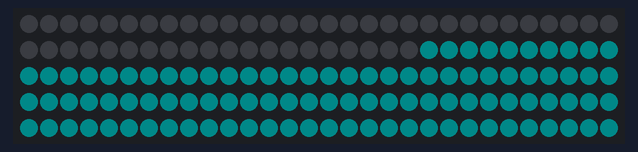
Simulated run of this sketch. Board: Arduino Uno, built with avr-gcc and run on an emulated ATmega328P. Parts: 150 RGB LEDs in strip order, left to right, continuing on the next row. Dim RGB values are drawn brighter than linear; random numbers use the default seed unless the sketch sets one.

Above: at 0.47 s.
At 1.4 s:
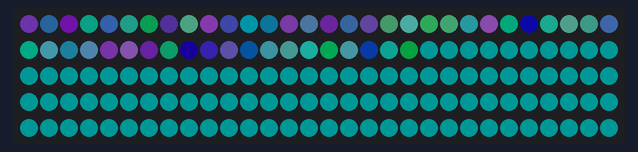
At 5.81 s:
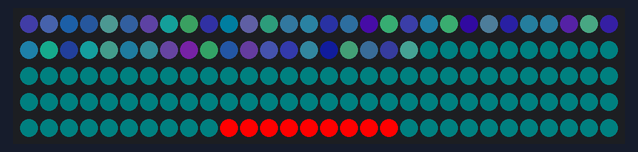
At 8.53 s:
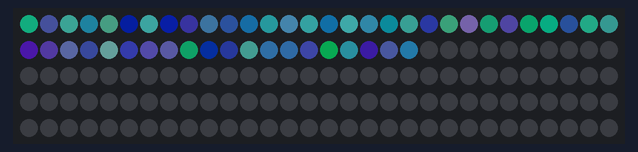
At 20.5 s:
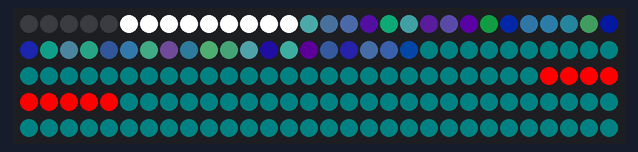
At 39.74 s:
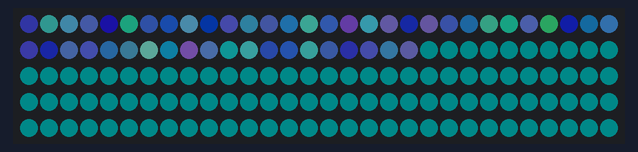

The sketch:

test_sectionControl.ino
```cpp
#include "control.h"
#include "RGBConverter.h"
#include <Adafruit_NeoPixel.h>

#define NUMPIXELS      150
#define CT1            50
#define PIN            6

#define TRANSITION 300
#define STABLE     0

#define MIN_H 140
#define MAX_H 280

#define MIN_S 50
#define MAX_S 100

#define MIN_V 10
#define MAX_V 20

#define TIME 5000
#define BEAM_SPEED 7
#define BEAM_SIZE 4

Color color_strip[NUMPIXELS];

Adafruit_NeoPixel strip = Adafruit_NeoPixel(NUMPIXELS, PIN, NEO_GRB + NEO_KHZ800);
Controller controller1 = Controller(color_strip, CT1);
Controller controller2 = Controller(color_strip+CT1, NUMPIXELS-CT1);
Color color(255,255,255);
Color color2(255,0,0);


uint32_t now  = millis();
uint32_t last = millis();


void update_strips() {
    for (int i=0 ; i<NUMPIXELS ; i++) {
        strip.setPixelColor(i, strip.Color(color_strip[i].red,
                                             color_strip[i].green,
                                             color_strip[i].blue));
    }
    strip.show();
}

void setup() {
  Color breath1 = Color(0,25,25);
  Color breath2 = Color(0,0,0);

  Serial.begin(9600);
  strip.begin();
  controller1.setAutoHSV_single(TRANSITION, STABLE);
  controller2.setBreath(breath1,breath2, 500, 800);
  //controller2.setBreath(TRANSITION,STABLE,MAX_V);
  color.setHSV(MIN_H, MAX_H, MIN_S, MAX_S, MIN_V, MAX_V);
}

void loop() {
  now = millis();
  controller1.update(now);
  controller2.update(now);
  //delay(10);

  if (now-last > TIME) {
    last = now;
    controller1.setFillHSV(BEAM_SPEED, true);
    controller1.setEffectBeam(color, BEAM_SIZE, BEAM_SPEED, true);
    controller2.setEffectBeam(color2, BEAM_SIZE, BEAM_SPEED);
  }

  update_strips();
}
```

RGBConverter.cpp
```cpp
/*
 * RGBConverter.h - Arduino library for converting between RGB, HSV and HSL
 *
 * Ported from the Javascript at http://mjijackson.com/2008/02/rgb-to-hsl-and-rgb-to-hsv-color-model-conversion-algorithms-in-javascript
 * The hard work was Michael's, all the bugs are mine.
 *
 * Robert Atkins, December 2010 (ratkins_at_fastmail_dot_fm).
 *
 * https://github.com/ratkins/RGBConverter
 *
 */
#include "RGBConverter.h"

/**
 * Converts an RGB color value to HSL. Conversion formula
 * adapted from http://en.wikipedia.org/wiki/HSL_color_space.
 * Assumes r, g, and b are contained in the set [0, 255] and
 * returns h, s, and l in the set [0, 1].
 *
 * @param   Number  r       The red color value
 * @param   Number  g       The green color value
 * @param   Number  b       The blue color value
 * @return  Array           The HSL representation
 */
void RGBConverter::rgbToHsl(byte r, byte g, byte b, double hsl[]) {
    double rd = (double) r/255;
    double gd = (double) g/255;
    double bd = (double) b/255;
    double max = threeway_max(rd, gd, bd);
    double min = threeway_min(rd, gd, bd);
    double h, s, l = (max + min) / 2;

    if (max == min) {
        h = s = 0; // achromatic
    } else {
        double d = max - min;
        s = l > 0.5 ? d / (2 - max - min) : d / (max + min);
        if (max == rd) {
            h = (gd - bd) / d + (gd < bd ? 6 : 0);
        } else if (max == gd) {
            h = (bd - rd) / d + 2;
        } else if (max == bd) {
            h = (rd - gd) / d + 4;
        }
        h /= 6;
    }
    hsl[0] = h;
    hsl[1] = s;
    hsl[2] = l;
}

/**
 * Converts an HSL color value to RGB. Conversion formula
 * adapted from http://en.wikipedia.org/wiki/HSL_color_space.
 * Assumes h, s, and l are contained in the set [0, 1] and
 * returns r, g, and b in the set [0, 255].
 *
 * @param   Number  h       The hue
 * @param   Number  s       The saturation
 * @param   Number  l       The lightness
 * @return  Array           The RGB representation
 */
void RGBConverter::hslToRgb(double h, double s, double l, byte rgb[]) {
    double r, g, b;

    if (s == 0) {
        r = g = b = l; // achromatic
    } else {
        double q = l < 0.5 ? l * (1 + s) : l + s - l * s;
        double p = 2 * l - q;
        r = RGBConverter::hue2rgb(p, q, h + 1/3.0);
        g = RGBConverter::hue2rgb(p, q, h);
        b = RGBConverter::hue2rgb(p, q, h - 1/3.0);
    }

    rgb[0] = r * 255;
    rgb[1] = g * 255;
    rgb[2] = b * 255;
}

/**
 * Converts an RGB color value to HSV. Conversion formula
 * adapted from http://en.wikipedia.org/wiki/HSV_color_space.
 * Assumes r, g, and b are contained in the set [0, 255] and
 * returns h, s, and v in the set [0, 1].
 *
 * @param   Number  r       The red color value
 * @param   Number  g       The green color value
 * @param   Number  b       The blue color value
 * @return  Array           The HSV representation
 */
void RGBConverter::rgbToHsv(byte r, byte g, byte b, double hsv[]) {
    double rd = (double) r/255;
    double gd = (double) g/255;
    double bd = (double) b/255;
    double max = threeway_max(rd, gd, bd), min = threeway_min(rd, gd, bd);
    double h, s, v = max;

    double d = max - min;
    s = max == 0 ? 0 : d / max;

    if (max == min) {
        h = 0; // achromatic
    } else {
        if (max == rd) {
            h = (gd - bd) / d + (gd < bd ? 6 : 0);
        } else if (max == gd) {
            h = (bd - rd) / d + 2;
        } else if (max == bd) {
            h = (rd - gd) / d + 4;
        }
        h /= 6;
    }

    hsv[0] = h;
    hsv[1] = s;
    hsv[2] = v;
}

/**
 * Converts an HSV color value to RGB. Conversion formula
 * adapted from http://en.wikipedia.org/wiki/HSV_color_space.
 * Assumes h, s, and v are contained in the set [0, 1] and
 * returns r, g, and b in the set [0, 255].
 *
 * @param   Number  h       The hue
 * @param   Number  s       The saturation
 * @param   Number  v       The value
 * @return  Array           The RGB representation
 */
void RGBConverter::hsvToRgb(double h, double s, double v, byte rgb[]) {
    double r, g, b;

    int i = int(h * 6);
    double f = h * 6 - i;
    double p = v * (1 - s);
    double q = v * (1 - f * s);
    double t = v * (1 - (1 - f) * s);

    switch(i % 6){
        case 0: r = v, g = t, b = p; break;
        case 1: r = q, g = v, b = p; break;
        case 2: r = p, g = v, b = t; break;
        case 3: r = p, g = q, b = v; break;
        case 4: r = t, g = p, b = v; break;
        case 5: r = v, g = p, b = q; break;
    }

    rgb[0] = r * 255;
    rgb[1] = g * 255;
    rgb[2] = b * 255;
}

double RGBConverter::threeway_max(double a, double b, double c) {
    return max(a, max(b, c));
}

double RGBConverter::threeway_min(double a, double b, double c) {
    return min(a, min(b, c));
}

double RGBConverter::hue2rgb(double p, double q, double t) {
    if(t < 0) t += 1;
    if(t > 1) t -= 1;
    if(t < 1/6.0) return p + (q - p) * 6 * t;
    if(t < 1/2.0) return q;
    if(t < 2/3.0) return p + (q - p) * (2/3.0 - t) * 6;
    return p;
}
```

RGBConverter.h
```cpp
/*
 * RGBConverter.h - Arduino library for converting between RGB, HSV and HSL
 *
 * Ported from the Javascript at http://mjijackson.com/2008/02/rgb-to-hsl-and-rgb-to-hsv-color-model-conversion-algorithms-in-javascript
 * The hard work was Michael's, all the bugs are mine.
 *
 * Robert Atkins, December 2010 (ratkins_at_fastmail_dot_fm).
 *
 * https://github.com/ratkins/RGBConverter
 *
 */
#ifndef RGBConverter_h
#define RGBConverter_h

#if (ARDUINO >= 100)
 #include <Arduino.h>
#else
 #include <Arduino.h>
#endif

class RGBConverter {

public:
    /**
     * Converts an RGB color value to HSL. Conversion formula
     * adapted from http://en.wikipedia.org/wiki/HSL_color_space.
     * Assumes r, g, and b are contained in the set [0, 255] and
     * returns h, s, and l in the set [0, 1].
     *
     * @param   byte    r       The red color value
     * @param   byte    g       The green color value
     * @param   byte    b       The blue color value
     * @param   double  hsl[]   The HSL representation
     */
    void rgbToHsl(byte r, byte g, byte b, double hsl[]);

    /**
     * Converts an HSL color value to RGB. Conversion formula
     * adapted from http://en.wikipedia.org/wiki/HSL_color_space.
     * Assumes h, s, and l are contained in the set [0, 1] and
     * returns r, g, and b in the set [0, 255].
     *
     * @param   double  h       The hue
     * @param   double  s       The saturation
     * @param   double  l       The lightness
     * @return  byte    rgb[]   The RGB representation
     */
    void hslToRgb(double h, double s, double l, byte rgb[]);

    /**
     * Converts an RGB color value to HSV. Conversion formula
     * adapted from http://en.wikipedia.org/wiki/HSV_color_space.
     * Assumes r, g, and b are contained in the set [0, 255] and
     * returns h, s, and v in the set [0, 1].
     *
     * @param   byte  r       The red color value
     * @param   byte  g       The green color value
     * @param   byte  b       The blue color value
     * @return  double hsv[]  The HSV representation
     */
    void rgbToHsv(byte r, byte g, byte b, double hsv[]);

    /**
     * Converts an HSV color value to RGB. Conversion formula
     * adapted from http://en.wikipedia.org/wiki/HSV_color_space.
     * Assumes h, s, and v are contained in the set [0, 1] and
     * returns r, g, and b in the set [0, 255].
     *
     * @param   double  h       The hue
     * @param   double  s       The saturation
     * @param   double  v       The value
     * @return  byte    rgb[]   The RGB representation
     */
    void hsvToRgb(double h, double s, double v, byte rgb[]);

private:
    double threeway_max(double a, double b, double c);
    double threeway_min(double a, double b, double c);
    double hue2rgb(double p, double q, double t);
};

#endif
```

control.cpp
```cpp
#include "control.h"

static RGBConverter conv;
static int min_h, max_h; // from 360
static int min_s, max_s; // from 100
static int min_v, max_v; // from 100
static double h,s,v;
static unsigned char rgb[3];


void Controller::update(uint32_t now) {
    nowTic = now;

    switch (mode) {
        case MODE_AUTO_HSV:
        case MODE_AUTO: updateAuto();
        break;
        case MODE_BLINK: updateBlink();
        break;
        case MODE_BREATH: updateBreath();
        break;
        case MODE_AUTO_HSV_SINGLE: updateAutoSingle();
        break;
        case MODE_FILL_HSV:
        case MODE_FILL_HSV_REVERSE: updateFillHSV();
        break;
        case MODE_MANUAL: //don't do anything :(
        break;
    }


    if (effect == EFFECT_BEAM || effect == EFFECT_BEAM_REVERSE) {
      updateBeam();
    }

    //setColorSingle(colort);
}


void Controller::updateBreath() {
    Color color = color1;
    uint32_t spent = nowTic - lastTic;
    if (spent < delay1) {
        color.fade(color1, color2, spent, 0, delay1);
    } else if (spent < delay1+delay2) {
        color.fade(color2, color1, spent, delay1, delay1+delay2);
    } else {
        lastTic = nowTic;
    }

    setColor(color);
}


void Controller::updateAuto() {
    Color color = color2;

    if (nowTic - lastTic > (unsigned long) (stable+transition)) // check if it's time to change color
    {
        color1 = color2;
        lastTic = nowTic;

        if (mode==MODE_AUTO_HSV) {
            color2.randHSV();
        } else {
            color2.rand(brightness); // new color to go to
        }

    }
    else if (nowTic - lastTic < (unsigned long) transition)// check if we are still in a transition (change color accordingly)
    {
        //color[i] = ((long)(toColor[i]-initialColor[i])*(long)(nowTic - lastTic))/transition + initialColor[i];
        // change color according to the linear function
        color.fade(color1,color2, nowTic, lastTic, lastTic+transition);
    }

    // apply color to led strip
    setColor(color);
}

void Controller::updateAutoSingle() {
    int i;

    for (i=0 ; i<size ; i++) {
      colort[i] = color2t[i];
    }

    if (nowTic - lastTic > (unsigned long) (stable+transition)) // check if it's time to change color
    {
        lastTic = nowTic;
        for (i=0 ; i<size ; i++) {
          color1t[i] = color2t[i];
          color2t[i].randHSV();
        }
    }
    else if (nowTic - lastTic < (unsigned long) transition)// check if we are still in a transition (change color accordingly)
    {
        for (i=0 ; i<size ;i++) {
          colort[i].fade(color1t[i],color2t[i], nowTic, lastTic, lastTic+transition);
        }
    }

    // apply color to led strip
}

void Controller::updateBlink() {
    uint32_t spent = (nowTic - lastTic);
    if (spent < delay1) {
        setColor(color1);
    } else if (spent < delay1+delay2) {
        setColor(color2);
    } else {
        lastTic = nowTic;
    }
}

void Controller::updateBeam() {
    if (effectTic==0) {
      effectTic = nowTic;
    }

    int32_t centerPixel = (nowTic-effectTic)/beamSpeed;

    if (effect == EFFECT_BEAM_REVERSE) {
      centerPixel = size - centerPixel - 1;
      //Serial.println("r");
    }
    //Serial.println(centerPixel);

    for (int i=centerPixel-beamRadius ; i<=centerPixel+beamRadius ; i++) {
        if (i>=0 && i<size) {
            colort[i] = beamColor;
            //colort[i].mix(colort[i], beamColor,
                          //((double) (beamRadius-abs(i-centerPixel)))/beamRadius);
        }
    }

    if (centerPixel-beamRadius >= size || centerPixel+beamRadius<0) {
        effect = EFFECT_NONE;
    }


}

void Controller::updateFillHSV() {
    if (effectTic==0) {
      effectTic = nowTic;
    }

    int32_t centerPixel = (nowTic-effectTic)/beamSpeed;
    int dir = -1;

    if (mode == MODE_FILL_HSV_REVERSE) {
      dir = +1;
      centerPixel = size - centerPixel - 1;
    }

    for (int i=centerPixel; i>=0 && i<size; i+= dir) {
      colort[i] = color1t[i];
    }

    if (centerPixel>=size || centerPixel<0) {
        mode = MODE_AUTO_HSV_SINGLE;
        lastTic = nowTic;
    }
}

void Color::randHSV() {
        // create a random color (in function of the max)
        h = random(min_h, max_h+1);
        s = random(min_s, max_s+1);
        v = random(min_v, max_v+1);

        conv.hsvToRgb(h/360,s/100,v/100, rgb);

        red   = rgb[0];
        green = rgb[1];
        blue  = rgb[2];
}

void Color::setHSV(int nMin_h, int nMax_h, int nMin_s, int nMax_s, int nMin_v, int nMax_v) {
      min_h = nMin_h;
      max_h = nMax_h;
      min_s = nMin_s;
      max_s = nMax_s;
      min_v = nMin_v;
      max_v = nMax_v;
}
```

Source omitted: control.h (6025 bytes)
